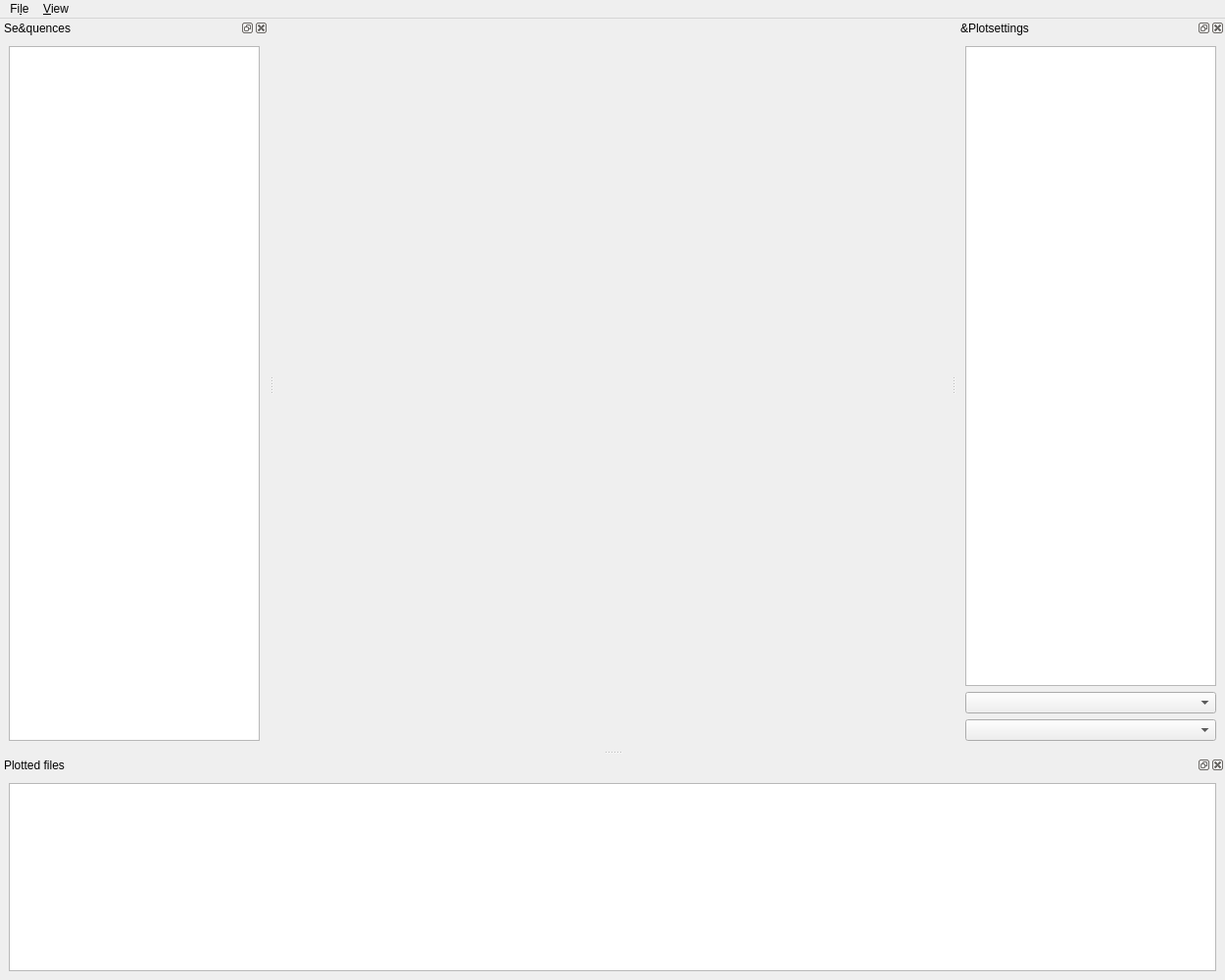
<?xml version="1.0" encoding="UTF-8"?>
<ui version="4.0">
 <class>mainWindow</class>
 <widget class="QMainWindow" name="mainWindow">
  <property name="geometry">
   <rect>
    <x>0</x>
    <y>0</y>
    <width>1250</width>
    <height>1000</height>
   </rect>
  </property>
  <property name="windowTitle">
   <string>RD Plot</string>
  </property>
  <widget class="QWidget" name="centralwidget">
   <property name="sizePolicy">
    <sizepolicy hsizetype="Expanding" vsizetype="Preferred">
     <horstretch>0</horstretch>
     <verstretch>0</verstretch>
    </sizepolicy>
   </property>
   <layout class="QGridLayout" name="gridLayout">
    <item row="0" column="0">
     <widget class="QSplitter" name="splitter_2">
      <property name="sizePolicy">
       <sizepolicy hsizetype="Expanding" vsizetype="Expanding">
        <horstretch>0</horstretch>
        <verstretch>0</verstretch>
       </sizepolicy>
      </property>
      <property name="orientation">
       <enum>Qt::Vertical</enum>
      </property>
      <widget class="QSplitter" name="splitter">
       <property name="sizePolicy">
        <sizepolicy hsizetype="Expanding" vsizetype="Expanding">
         <horstretch>0</horstretch>
         <verstretch>0</verstretch>
        </sizepolicy>
       </property>
       <property name="frameShape">
        <enum>QFrame::NoFrame</enum>
       </property>
       <property name="orientation">
        <enum>Qt::Horizontal</enum>
       </property>
       <property name="opaqueResize">
        <bool>true</bool>
       </property>
       <property name="childrenCollapsible">
        <bool>true</bool>
       </property>
       <widget class="QWidget" name="plotsFrame" native="true">
        <property name="sizePolicy">
         <sizepolicy hsizetype="Expanding" vsizetype="Expanding">
          <horstretch>0</horstretch>
          <verstretch>0</verstretch>
         </sizepolicy>
        </property>
       </widget>
      </widget>
     </widget>
    </item>
   </layout>
  </widget>
  <widget class="QDockWidget" name="plotsettings">
   <property name="enabled">
    <bool>true</bool>
   </property>
   <property name="sizePolicy">
    <sizepolicy hsizetype="Preferred" vsizetype="Preferred">
     <horstretch>0</horstretch>
     <verstretch>0</verstretch>
    </sizepolicy>
   </property>
   <property name="minimumSize">
    <size>
     <width>200</width>
     <height>192</height>
    </size>
   </property>
   <property name="allowedAreas">
    <set>Qt::AllDockWidgetAreas</set>
   </property>
   <property name="windowTitle">
    <string>&amp;Plotsettings</string>
   </property>
   <attribute name="dockWidgetArea">
    <number>2</number>
   </attribute>
   <widget class="QWidget" name="dockWidgetContents_2">
    <layout class="QVBoxLayout" name="verticalLayout_3">
     <item>
      <widget class="QTreeView" name="variableTreeView">
       <property name="selectionMode">
        <enum>QAbstractItemView::ExtendedSelection</enum>
       </property>
       <property name="rootIsDecorated">
        <bool>true</bool>
       </property>
       <attribute name="headerVisible">
        <bool>false</bool>
       </attribute>
      </widget>
     </item>
     <item>
      <widget class="QComboBox" name="combo_interp">
       <property name="currentText">
        <string/>
       </property>
      </widget>
     </item>
     <item>
      <widget class="QComboBox" name="combo_rate_psnr"/>
     </item>
    </layout>
   </widget>
  </widget>
  <widget class="QMenuBar" name="menubar">
   <property name="geometry">
    <rect>
     <x>0</x>
     <y>0</y>
     <width>1250</width>
     <height>25</height>
    </rect>
   </property>
   <widget class="QMenu" name="menuFile">
    <property name="title">
     <string>Fi&amp;le</string>
    </property>
    <addaction name="actionOpen_File"/>
    <addaction name="actionOpen_Sequence"/>
    <addaction name="actionOpen_Directory"/>
    <addaction name="separator"/>
    <addaction name="actionSave_Table"/>
    <addaction name="separator"/>
   </widget>
   <widget class="QMenu" name="menuView">
    <property name="title">
     <string>&amp;View</string>
    </property>
    <addaction name="actionHide_Sequence"/>
    <addaction name="actionHide_PlotSettings"/>
    <addaction name="actionHide_Status"/>
   </widget>
   <addaction name="menuFile"/>
   <addaction name="menuView"/>
  </widget>
  <widget class="QDockWidget" name="sequenceWidget">
   <property name="allowedAreas">
    <set>Qt::AllDockWidgetAreas</set>
   </property>
   <property name="windowTitle">
    <string>Se&amp;quences</string>
   </property>
   <attribute name="dockWidgetArea">
    <number>1</number>
   </attribute>
   <widget class="QWidget" name="dockWidgetContents">
    <layout class="QVBoxLayout" name="verticalLayout_2">
     <item>
      <widget class="SimDataItemTreeView" name="simDataItemTreeView">
       <property name="dragEnabled">
        <bool>false</bool>
       </property>
       <property name="dragDropMode">
        <enum>QAbstractItemView::DropOnly</enum>
       </property>
       <property name="defaultDropAction">
        <enum>Qt::IgnoreAction</enum>
       </property>
       <property name="alternatingRowColors">
        <bool>true</bool>
       </property>
       <property name="selectionMode">
        <enum>QAbstractItemView::ExtendedSelection</enum>
       </property>
       <property name="selectionBehavior">
        <enum>QAbstractItemView::SelectRows</enum>
       </property>
       <property name="rootIsDecorated">
        <bool>true</bool>
       </property>
       <property name="headerHidden">
        <bool>true</bool>
       </property>
      </widget>
     </item>
    </layout>
   </widget>
  </widget>
  <widget class="QDockWidget" name="statusWidget">
   <property name="windowTitle">
    <string>Plotted files</string>
   </property>
   <attribute name="dockWidgetArea">
    <number>8</number>
   </attribute>
   <widget class="QWidget" name="dockWidgetContents_3">
    <layout class="QVBoxLayout" name="verticalLayout">
     <item>
      <widget class="QListView" name="simDataItemListView"/>
     </item>
    </layout>
   </widget>
  </widget>
  <action name="actionOpen_File">
   <property name="text">
    <string>&amp;Open File</string>
   </property>
  </action>
  <action name="actionOpen_Directory">
   <property name="text">
    <string>Open &amp;Directory</string>
   </property>
  </action>
  <action name="actionSave_Plot">
   <property name="text">
    <string>&amp;Save Plot</string>
   </property>
  </action>
  <action name="actionHide_Sequence">
   <property name="checkable">
    <bool>true</bool>
   </property>
   <property name="checked">
    <bool>false</bool>
   </property>
   <property name="text">
    <string>Hide &amp;Sequences</string>
   </property>
  </action>
  <action name="actionHide_PlotSettings">
   <property name="checkable">
    <bool>true</bool>
   </property>
   <property name="text">
    <string>Hide &amp;Plotsettings</string>
   </property>
  </action>
  <action name="actionSave_all_Plots">
   <property name="text">
    <string>Save all &amp;Plots</string>
   </property>
  </action>
  <action name="actionExit">
   <property name="text">
    <string>&amp;Exit</string>
   </property>
  </action>
  <action name="actionOpen_Sequence">
   <property name="text">
    <string>Ope&amp;n Sequence</string>
   </property>
  </action>
  <action name="actionHide_Status">
   <property name="checkable">
    <bool>true</bool>
   </property>
   <property name="text">
    <string>&amp;Hide Status</string>
   </property>
  </action>
  <action name="actionSave_Table">
   <property name="text">
    <string>&amp;Save Table</string>
   </property>
  </action>
 </widget>
 <customwidgets>
  <customwidget>
   <class>SimDataItemTreeView</class>
   <extends>QTreeView</extends>
   <header>view.h</header>
  </customwidget>
 </customwidgets>
 <resources/>
 <connections/>
</ui>
